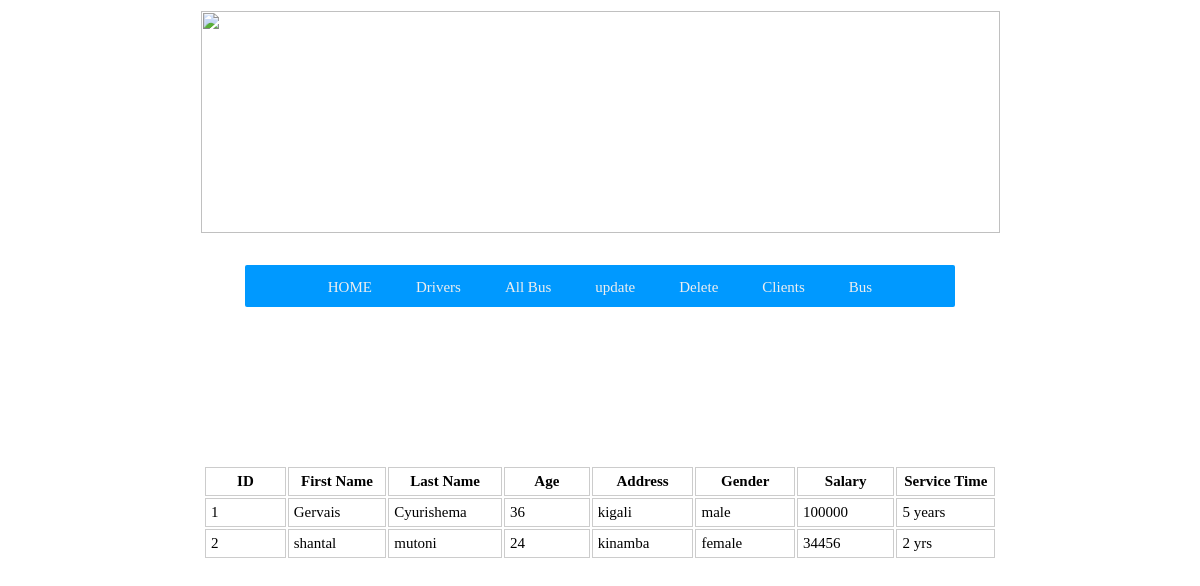
/view2.php, run on the app's committed database.
### tables this page shows
CREATE TABLE IF NOT EXISTS `driver` (
  `id` int(20) NOT NULL DEFAULT '0',
  `fname` varchar(200) NOT NULL,
  `lname` varchar(200) NOT NULL,
  `age` varchar(100) NOT NULL,
  `address` varchar(200) NOT NULL,
  `gender` varchar(200) NOT NULL,
  `salary` varchar(200) NOT NULL,
  `worked_years` varchar(100) NOT NULL,
  `bus_id` int(20) NOT NULL,
  PRIMARY KEY (`id`)
);

### view2.php (the view, shortened to what this page needs)
<!DOCTYPE html>
<html>
<head>
    <link href="css.css"rel="stylesheet" type="text/css" />
</head>
<center>
<table border="0" bordercolor="#003399" height="222" width="799">
<tr>
<td width="800"><img src="bus.jpg" height="222" width="799"></td>
</tr>
</table>
</center>
</body>
<body>
<center>
<table border="0" width="800" height="25">
<tr>
<td width="300">
</td>
<td width="250">
</td>
<td width="150">
</td>
</tr>
</table>
</center>
</body>
<body>
<nav id="ddmenu">
<nav id="ddmenu">
    <ul>
       <li class="no-sub">
            <a class="top-heading" href="home.php">HOME</a>            </li>
        <li class="no-sub">
            <a class="top-heading" href="driver.php">Drivers</a>           </li>
        <li class="no-sub">
            <a class="top-heading" href="view1.php">All Bus</a>           </li>
            <li class="no-sub">
            <a class="top-heading" href="update1.php">update</a>           </li>
                   <li class="no-sub">
            <a class="top-heading" href="delete1.php">Delete</a>            </li>
            <li class="no-sub">
            <a class="top-heading" href="client.php">Clients</a>           </li>
           <li class="no-sub">
            <a class="top-heading" href="new.php">Bus</a>            </li>
    </ul>
</nav>
</body>
<body>
<center>
<table border="0" bordercolor="#003399" height="400" width="800">
<tr>
<td width="550">
<table border="0"  style="margin-top:11px; ">
<tr>
<th width="144" id="idd">ID</th>
<th width="144" id="idd">First Name</th>
<th width="144" id="idd">Last Name</th>
<th width="144" id="idd">Age</th>
<th width="144" id="idd">Address</th>
<th width="144" id="idd">Gender</th>
<th width="144" id="idd">Salary</th>
<th width="144" id="idd">Service Time</th>
</tr>
<?php
$conn = mysqli_connect("localhost", "root", "", "kbs");
$sql = "select * from driver";
$result = $conn-> query($sql);
if ($result-> num_rows > 0)
{
while ($row = $result-> fetch_assoc ())
{
echo "<tr><td id=idd>". $row["id"]. "</td><td id=idd>". $row["fname"]. "</td><td id=idd>". $row["lname"]. "</td><td id=idd>". $row["age"]. "</td><td id=idd>". $row["address"]. "</td><td id=idd>". $row["gender"]. "</td><td id=idd>". $row["salary"]. "</td><td id=idd>". $row["worked_years"]."</td></tr>";
}
echo "</table>";
}
else
{
echo "o result";
}
?>
</td>
</table>
</body>
</body>
<body>
</body>
</html>

### css.css (style rules this page uses)
#ddmenu { display:block; font-family: mtn brighter sans; text-align:center; letter-spacing:normal; }
#ddmenu ul { margin:0 auto; padding:0; text-align:center; width:60%; font-size:0; background:#0099FF; display:inline-block; list-style:none; position:relative; z-index:999990; border-radius:2px; padding-top:2px; }
#ddmenu li { margin:0; padding:0; font-size:15px; display:inline-block; 65 *display:inline; zoom:1; position:relative; color:#eeeeee; line-height:40px; transition:background-color 0.2s; outline:none; }
#ddmenu .top-heading { font-weight:normal; white-space:nowrap; margin:0 22px; color:inherit; text-decoration:none; display:inline-block; outline:0; cursor:pointer; }
#ddmenu li a, #ddmenu li a:link, #ddmenu li a:hover { color:inherit; }
#ddmenu li { border-radius:3px 3px 0 0; }

### view2.php (style rules this page uses)
#idd { padding:5px; border:1px solid #ccc; font-family: mtn Brighter sans; font-size:15px; }

### data on the page
driver: id "1", fname "Gervais", lname "Cyurishema", age "36", address "kigali", gender "male", salary "100000", worked_years "5 years"
driver: id "2", fname "shantal", lname "mutoni", age "24", address "kinamba", gender "female", salary "34456", worked_years "2 yrs"
